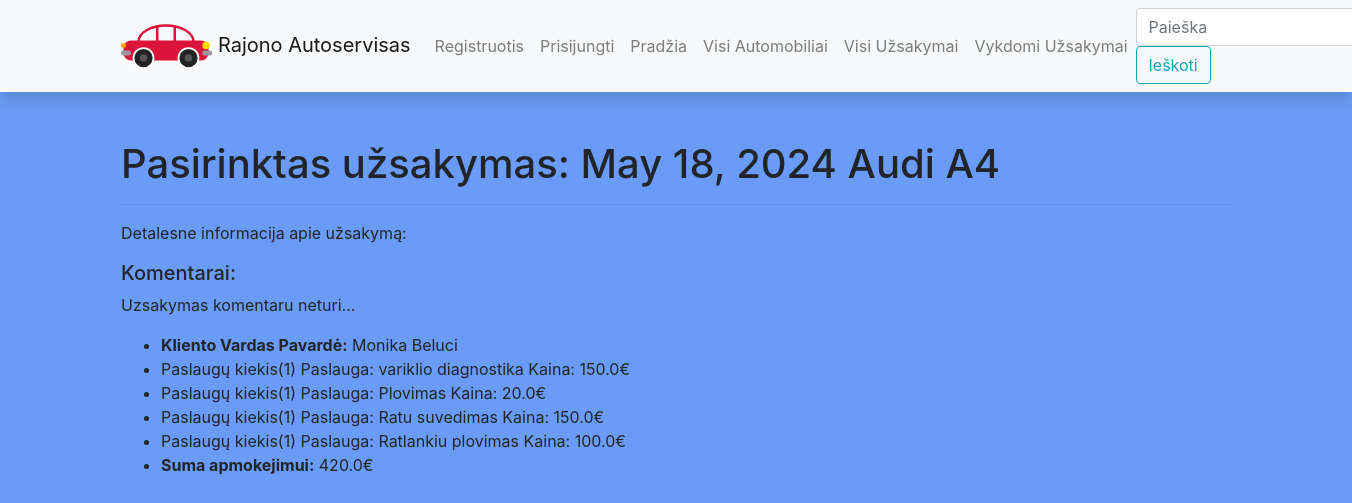
The page /autoservice/orders/16 on the database as committed earlier.
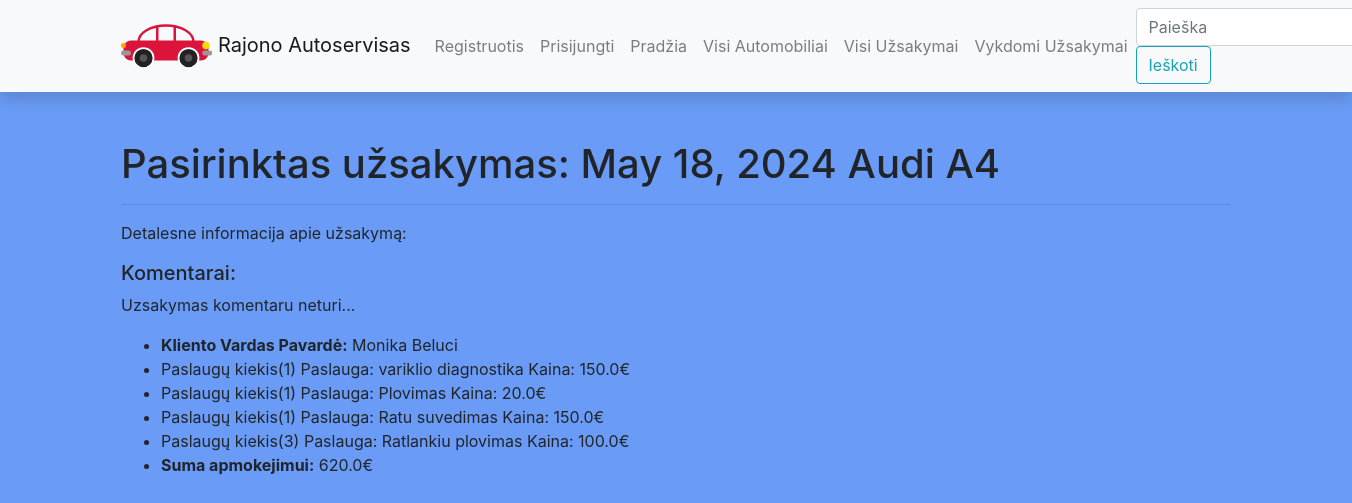
The same page on the database as committed later.
### autoserviceapp/models.py (models this page shows, shortened)
class UzsakymoEilutes(models.Model):
    kiekis = models.IntegerField('Kiekis')
    uzsakymas = models.ForeignKey(Uzsakymas, on_delete=models.CASCADE)
    paslauga = models.ForeignKey('Paslauga', on_delete=models.CASCADE)
    class Meta:
        verbose_name = 'Užsakymo Eilutė'
        verbose_name_plural = 'Užsakymo Eilutes'
    @property
    def kaina(self):
        return self.paslauga.kaina * self.kiekis

class Uzsakymas(models.Model):
    data = models.DateField('Data', blank=True, null=True)
    automobilis = models.ForeignKey(Automobilis, on_delete=models.CASCADE)
    uzsakovas = models.ForeignKey(User, on_delete=models.SET_NULL, null=True, blank=True)
    grazinimo_terminas = models.DateField('Gražinimo data', blank=True, null=True)
    CAR_STATUS = (
        ('p', 'Priimtas'),
        ('e', 'Eigoje'),
        ('ap', 'Atliktų darbų patikrinimas'),
        ('i', 'Įvykdytas')
    )
    status = models.CharField(
        max_length=2,
        choices=CAR_STATUS,
        blank=True,
        default='a',
        help_text='Uzsakymo statusas'
    )
    class Meta:
        verbose_name = 'Užsakymas'
        verbose_name_plural = 'Užsakymai'
    @property
    def suma(self):
        uzsakymo_eilutes = self.uzsakymoeilutes_set.all()
        suma = sum(uzsakymas.kaina for uzsakymas in uzsakymo_eilutes)
        return suma

class Paslauga(models.Model):
    pavadinimas = models.CharField('pavadinimas', max_length=50)
    kaina = models.FloatField('Kaina')
    def __str__(self):
        return f'Paslauga: {self.pavadinimas} Kaina: {self.kaina}€'
    class Meta:
        verbose_name = 'Paslauga'
        verbose_name_plural = ' Paslaugos'

class Automobilis(models.Model):
    valstybinis_nr = models.CharField('Valstybinis Nr.', max_length=6)
    vin = models.IntegerField('VIN code', default=make_random_vin)
    klientas = models.CharField('Klientas', max_length=20)
    automobilio_modelis = models.ForeignKey(AutomobilioModelis, on_delete=models.CASCADE)
    aprasymas = HTMLField(null=True, blank=True)
    cover = models.ImageField('Viršelis', upload_to='covers', null=True, blank=True)
    class Meta:
        verbose_name = 'Automobilis'
        verbose_name_plural = 'Automobiliai'
    def modelis(self):
        return self.automobilio_modelis.modelis
    def marke(self):
        return self.automobilio_modelis.marke

class AutomobilioModelis(models.Model):
    marke = models.CharField('Marke', max_length=20)
    modelis = models.CharField('Modelis', max_length=20)
    metai = models.IntegerField('Metai')
    variklis = models.CharField('Variklis', max_length=3)
    class Meta:
        verbose_name = 'Automobilio modelis'
        verbose_name_plural = 'Automobilio modeliai'
        ordering = ['marke']

### autoserviceapp/views.py (the view, shortened to what this page needs)
# urls.py: path('orders/<int:pk>', views.UzsakymasDetailedView.as_view(), name='order'),
class UzsakymasDetailedView(generic.edit.FormMixin, generic.DetailView):
    model = Uzsakymas
    context_object_name = 'uzsakymas'
    template_name = 'order.html'
    form_class = UzsakymasReviewForm

### autoserviceapp/forms.py
class UzsakymasReviewForm(forms.ModelForm):
    class Meta:
        model = UzsakymasReview
        fields = ('content', 'uzsakymas', 'reviewer')
        widgets = {  # paslepiam laukus kad jie nebutu rodomi formoje
            'uzsakymas': forms.HiddenInput(),
            'reviewer': forms.HiddenInput(),
        }

### autoserviceapp/templates/order.html (shortened to what this page needs)
{% extends 'base.html' %}
{% block content %}
<h1>Pasirinktas užsakymas: {{ uzsakymas.data }}
                            {{ uzsakymas.automobilis.marke }}
                            {{ uzsakymas.automobilis.modelis }}</h1>
<hr/>
<p>Detalesne informacija apie užsakymą:</p>
<h5>Komentarai:</h5>
{% if uzsakymas.uzsakymasreview_set.all %}
<hr/>
{% for review in uzsakymas.uzsakymasreview_set.all %}
<small><b>{{review.reviewer}}</b> <em>{{review.date_created}}:</em></small>
<p class="bg-light">{{review.content}}</p>
{% endfor %}
{% else %}
    <p>Uzsakymas komentaru neturi...</p>
{% endif %}
<ul>
    <li><strong>Kliento Vardas Pavardė:</strong> {{ uzsakymas.automobilis.klientas}}</li>
    {% for uzsakymas_obj in uzsakymas.uzsakymoeilutes_set.all %}
    <li>Paslaugų kiekis({{ uzsakymas_obj.kiekis}}) {{ uzsakymas_obj.paslauga }}</li>
    {% endfor %}
    <li><strong>Suma apmokejimui:</strong> {{ uzsakymas.suma}}€</li>
</ul>
{% endblock %}

Rows that differ between the two databases and show on the page:
changed Uzsakymas "Audi": suma "420.0" → "620.0"
changed UzsakymoEilutes "Paslauga: Ratlankiu plovimas Kaina: 100.0€": kiekis "1" → "3"
